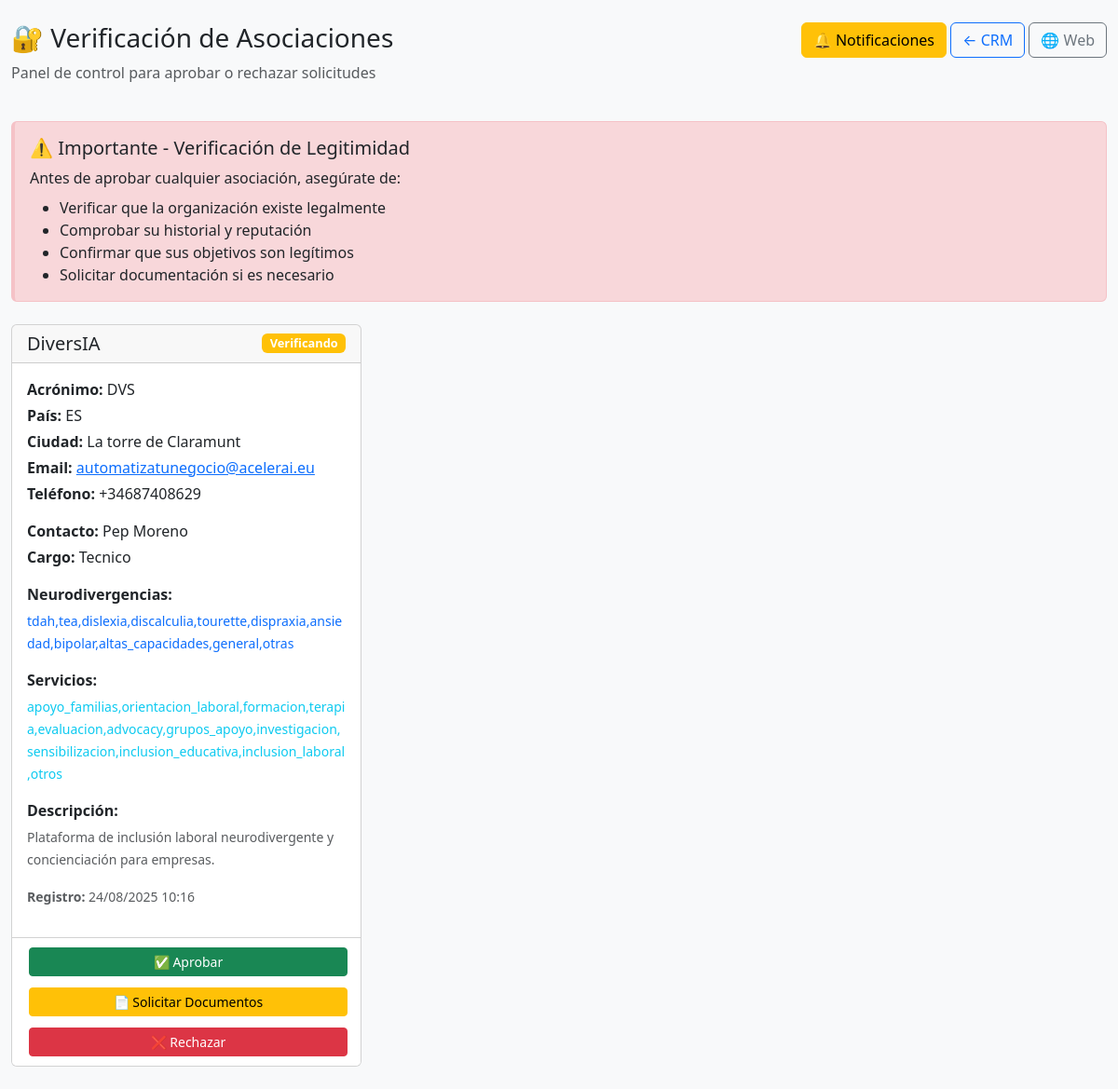
The page /admin/verificar-asociaciones (signed in) on the database as committed earlier.
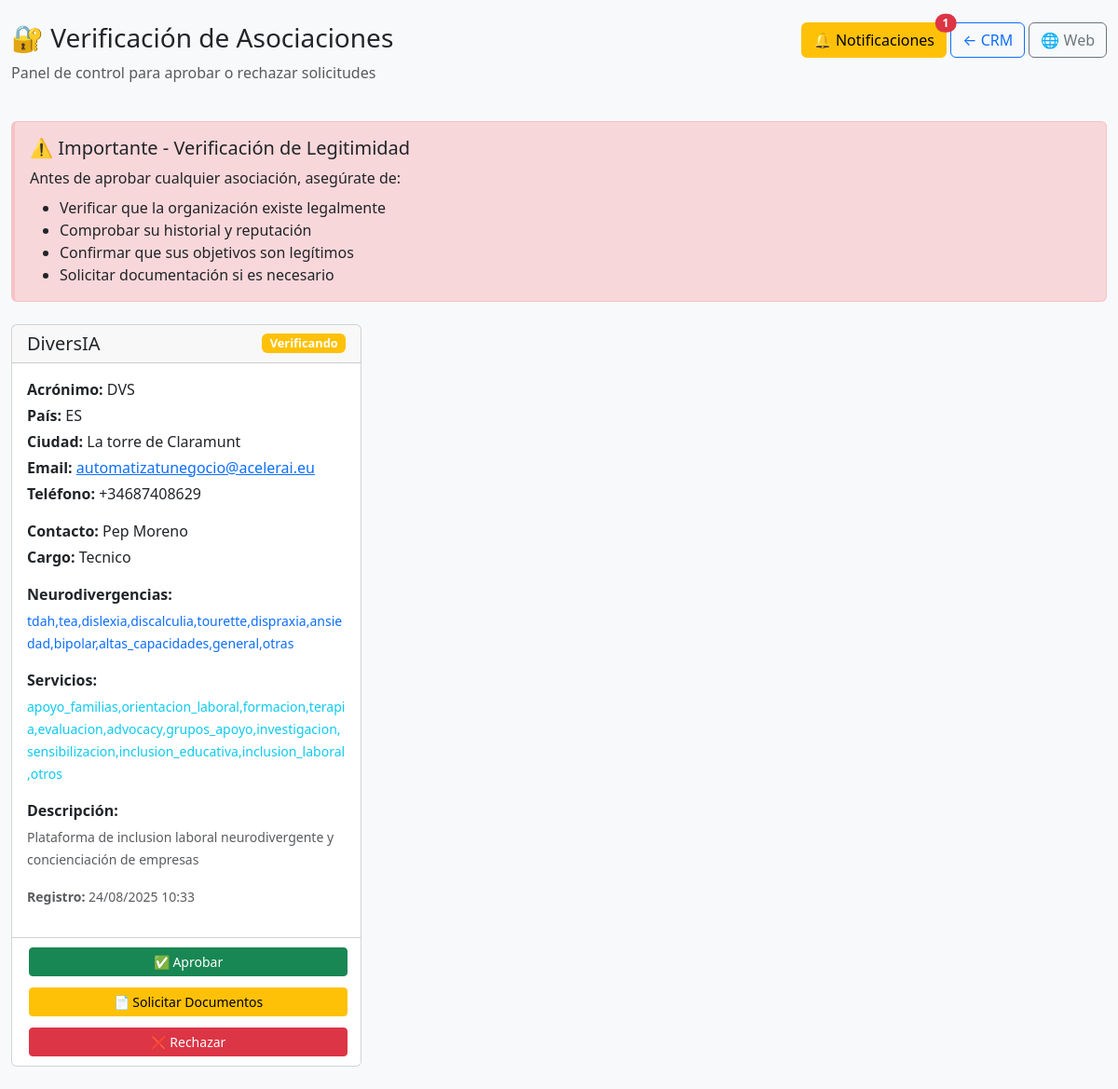
The same page on the database as committed later.
### models.py (models this page shows, shortened)
class Asociacion(db.Model):
    __tablename__ = 'asociaciones'
    id = db.Column(db.Integer, primary_key=True)
    nombre_asociacion = db.Column(db.String(200), nullable=False)
    acronimo = db.Column(db.String(20), nullable=True)
    pais = db.Column(db.String(10), nullable=False)
    otro_pais = db.Column(db.String(100), nullable=True)
    tipo_documento = db.Column(db.String(100), nullable=False)
    numero_documento = db.Column(db.String(50), nullable=False)
    descripcion_otro_documento = db.Column(db.Text, nullable=True)
    neurodivergencias_atendidas = db.Column(db.Text, nullable=True)
    servicios = db.Column(db.Text, nullable=True)
    certificaciones = db.Column(db.Text, nullable=True)
    ciudad = db.Column(db.String(100), nullable=False)
    direccion = db.Column(db.Text, nullable=True)
    telefono = db.Column(db.String(20), nullable=True)
    email = db.Column(db.String(120), nullable=False)
    sitio_web = db.Column(db.String(200), nullable=True)
    descripcion = db.Column(db.Text, nullable=True)
    años_funcionamiento = db.Column(db.Integer, nullable=True)
    numero_socios = db.Column(db.Integer, nullable=True)
    contacto_nombre = db.Column(db.String(150), nullable=True)
    contacto_cargo = db.Column(db.String(100), nullable=True)
    ip_solicitud = db.Column(db.String(45), nullable=True)
    user_agent = db.Column(db.String(500), nullable=True)
    estado = db.Column(db.String(20), default='pendiente')
    created_at = db.Column(db.DateTime, default=datetime.utcnow, index=True)
    updated_at = db.Column(db.DateTime, default=datetime.utcnow, onupdate=datetime.utcnow)

### routes_simple.py (the view)
@app.route('/admin/verificar-asociaciones')
def verificar_asociaciones():
    from flask import session, redirect
    if 'admin_ok' not in session or not session.get('admin_ok'):
        flash('Acceso restringido. Inicia sesión como administrador.', 'error')
        return redirect('/admin/login-new')
    from models import Asociacion, NotificationBackup
    asociaciones_pendientes = Asociacion.query.filter(
        Asociacion.estado.in_(['verificando_documentacion', 'pendiente', 'documentos_requeridos'])
    ).order_by(Asociacion.created_at.desc()).all()
    try:
        notifications = NotificationBackup.query.filter_by(
            tipo='asociacion_registro',
            estado='pendiente'
        ).all()
        for notification in notifications:
            notification.mark_as_read()
        if notifications:
            db.session.commit()
            print(f"✅ {len(notifications)} notificaciones marcadas como leídas")
    except Exception as e:
        print(f"⚠️ Error marcando notificaciones: {e}")
    notificaciones_pendientes = NotificationBackup.query.filter_by(
        tipo='asociacion_registro',
        estado='pendiente'
    ).count()
    return render_template('admin/verificar-asociaciones.html',
                         asociaciones=asociaciones_pendientes,
                         notificaciones_pendientes=notificaciones_pendientes)

### app.py (called while the page is built)
@app.after_request
def after_request(response):
    response.headers['X-Content-Type-Options'] = 'nosniff'
    response.headers['X-Frame-Options'] = 'DENY'
    response.headers['X-XSS-Protection'] = '1; mode=block'
    response.headers['Content-Security-Policy'] = "default-src 'self' 'unsafe-inline' 'unsafe-eval' https://cdn.jsdelivr.net https://cdnjs.cloudflare.com; img-src 'self' data: https:;"
    return response

### models.py (called while the page is built)
    def mark_as_read(self):
        self.estado = 'leido'
        self.read_at = datetime.utcnow()

### templates/admin/verificar-asociaciones.html (shortened to what the changed rows need)
<!DOCTYPE html>
<html lang="es">
<head>
    <link href="https://cdn.jsdelivr.net/npm/bootstrap@5.3.0/dist/css/bootstrap.min.css" rel="stylesheet">
</head>
<body class="bg-light">
    <div class="container-fluid mt-4">
        <div class="row mb-4">
            <div class="col-md-8">
                <h1 class="h3">🔐 Verificación de Asociaciones</h1>
            </div>
            <div class="col-md-4 text-end">
                <a href="/admin/notificaciones-pendientes" class="btn btn-warning position-relative">
                    🔔 Notificaciones
                    {% if notificaciones_pendientes > 0 %}
                        <span class="position-absolute top-0 start-100 translate-middle badge rounded-pill bg-danger">
                            {{ notificaciones_pendientes }}
                        </span>
                    {% endif %}
                </a>
            </div>
        </div>
        {% if asociaciones %}
            <div class="row">
                {% for asociacion in asociaciones %}
                <div class="col-md-6 col-lg-4 mb-4">
                    <div class="card card-asociacion h-100">
                        <div class="card-header d-flex justify-content-between align-items-center">
                            <h5 class="mb-0">{{ asociacion.nombre_asociacion }}</h5>
                            {% if asociacion.estado == 'verificando_documentacion' %}
                                <span class="badge bg-warning badge-estado">Verificando</span>
                            {% elif asociacion.estado == 'documentos_requeridos' %}
                                <span class="badge bg-info badge-estado">Docs Pendientes</span>
                            {% else %}
                                <span class="badge bg-secondary badge-estado">{{ asociacion.estado|title }}</span>
                            {% endif %}
                        </div>
                        <div class="card-body">
                            <div class="mb-3">
                                {% if asociacion.acronimo %}
                                    <p class="mb-1"><strong>Acrónimo:</strong> {{ asociacion.acronimo }}</p>
                                {% endif %}
                                <p class="mb-1"><strong>País:</strong> {{ asociacion.pais }}</p>
                                <p class="mb-1"><strong>Ciudad:</strong> {{ asociacion.ciudad }}</p>
                                <p class="mb-1"><strong>Email:</strong>
                                    <a href="mailto:{{ asociacion.email }}">{{ asociacion.email }}</a>
                                </p>
                                {% if asociacion.telefono %}
                                    <p class="mb-1"><strong>Teléfono:</strong> {{ asociacion.telefono }}</p>
                                {% endif %}
                            </div>
                            <div class="mb-3">
                                <p class="mb-1"><strong>Contacto:</strong> {{ asociacion.contacto_nombre }}</p>
                                {% if asociacion.contacto_cargo %}
                                    <p class="mb-1"><strong>Cargo:</strong> {{ asociacion.contacto_cargo }}</p>
                                {% endif %}
                            </div>
                            {% if asociacion.neurodivergencias_atendidas %}
                                <div class="mb-3">
                                    <p class="mb-1"><strong>Neurodivergencias:</strong></p>
                                    <small class="text-primary">{{ asociacion.neurodivergencias_atendidas }}</small>
                                </div>
                            {% endif %}
                            {% if asociacion.servicios %}
                                <div class="mb-3">
                                    <p class="mb-1"><strong>Servicios:</strong></p>
                                    <small class="text-info">{{ asociacion.servicios }}</small>
                                </div>
                            {% endif %}
                            {% if asociacion.descripcion %}
                                <div class="mb-3">
                                    <p class="mb-1"><strong>Descripción:</strong></p>
                                    <small class="text-muted">{{ asociacion.descripcion[:100] }}{% if asociacion.descripcion|length > 100 %}...{% endif %}</small>
                                </div>
                            {% endif %}
                            <div class="mb-3">
                                <small class="text-muted">
                                    <strong>Registro:</strong> {{ asociacion.created_at.strftime('%d/%m/%Y %H:%M') }}
                                </small>
                            </div>
                        </div>
                        <div class="card-footer bg-white">
                            <div class="d-grid gap-2">
                                <form action="/admin/asociacion/{{ asociacion.id }}/aprobar" method="POST"
                                      onsubmit="return confirm('¿Estás seguro de aprobar esta asociación?')" class="d-inline">
                                    <button type="submit" class="btn btn-success btn-sm w-100 btn-action">
                                        ✅ Aprobar
                                    </button>
                                </form>
                                {% if asociacion.estado != 'documentos_requeridos' %}
                                <form action="/admin/asociacion/{{ asociacion.id }}/solicitar-documentos" method="POST" class="d-inline">
                                    <button type="submit" class="btn btn-warning btn-sm w-100 btn-action">
                                        📄 Solicitar Documentos
                                    </button>
                                </form>
                                {% else %}
                                <button class="btn btn-outline-warning btn-sm w-100 btn-action" disabled>
                                    📄 Documentos Solicitados
                                </button>
                                {% endif %}
                                <button type="button" class="btn btn-danger btn-sm w-100 btn-action"
                                        onclick="rechazarAsociacion({{ asociacion.id }}, '{{ asociacion.nombre_asociacion }}')">
                                    ❌ Rechazar
                                </button>
                            </div>
                        </div>
                    </div>
                </div>
                {% endfor %}
            </div>
        {% endif %}
    </div>
</body>
</html>

Rows that differ between the two databases and show on the page:
changed Asociacion "DiversIA": descripcion "Plataforma de inclusión laboral neurodivergente y concienciación para empresas." → "Plataforma de inclusion laboral neurodivergente y concienciación de empresas"; created_at "24/08/2025 10:16" → "24/08/2025 10:33"
Other text that changed with them:
{{ notificaciones_pendientes }}: (not shown) → "1"
